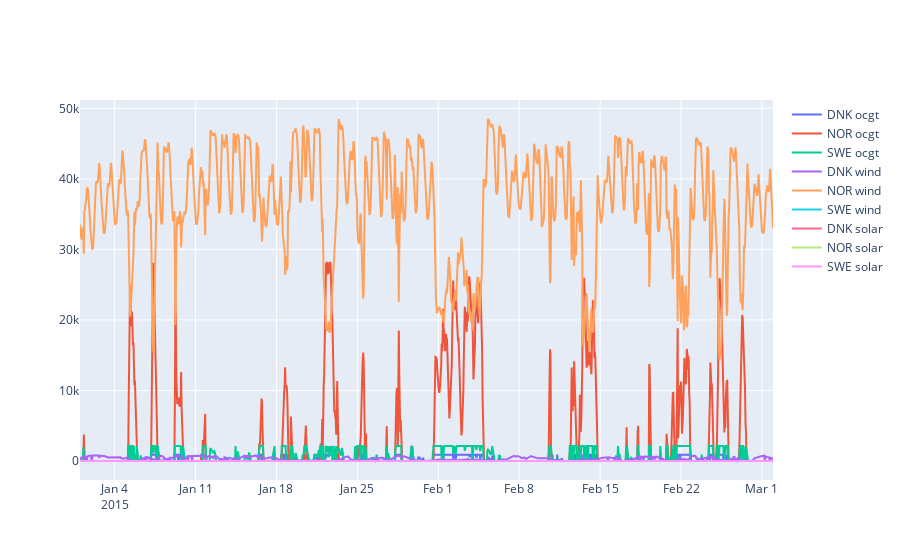

Write notebook code for a chart like this one.
### Code cell
fig = go.Figure()

for gen in network.generators.index:
    fig.add_trace(go.Scatter(x=network.generators_t.p[gen].index,
                            y = network.generators_t.p[gen],
                            name=gen))
    
fig.show()

### Figure 1 — Plotly figure (JSON) as saved in the notebook; plotly's stock layout.template omitted (floating-point values rounded to 4 significant figures; data arrays with more than 128 entries replaced by an {"elided": "..."} marker saying what was removed)
{"data": [{"name": "DNK ocgt", "type": "scatter", "x": {"elided": "1440 str values"}, "y": {"elided": "1440 float values"}}, {"name": "NOR ocgt", "type": "scatter", "x": {"elided": "1440 str values"}, "y": {"elided": "1440 float values"}}, {"name": "SWE ocgt", "type": "scatter", "x": {"elided": "1440 str values"}, "y": {"elided": "1440 float values"}}, {"name": "DNK wind", "type": "scatter", "x": {"elided": "1440 str values"}, "y": {"elided": "1440 float values"}}, {"name": "NOR wind", "type": "scatter", "x": {"elided": "1440 str values"}, "y": {"elided": "1440 float values"}}, {"name": "SWE wind", "type": "scatter", "x": {"elided": "1440 str values"}, "y": {"elided": "1440 int values"}}, {"name": "DNK solar", "type": "scatter", "x": {"elided": "1440 str values"}, "y": {"elided": "1440 int values"}}, {"name": "NOR solar", "type": "scatter", "x": {"elided": "1440 str values"}, "y": {"elided": "1440 int values"}}, {"name": "SWE solar", "type": "scatter", "x": {"elided": "1440 str values"}, "y": {"elided": "1440 int values"}}], "layout": {}}
